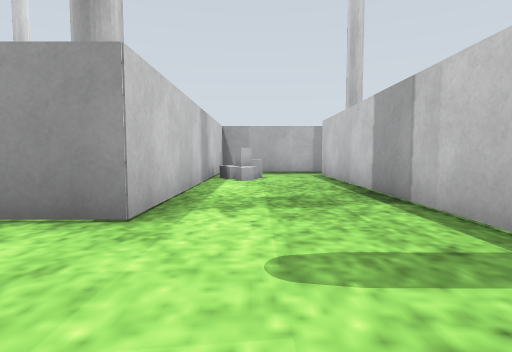
View 1 (above)

12 first-person views from a walk through a Gazebo world. The camera is 0.39 m above the floor, tilts 4° down and sees 80° across. The floor is counted in squares, 0.5 m on a side. Each view is taken from the middle of a square. On the plan, view 1 faces up. The plan holds only what a view shows up to about 10 squares ahead; the rest is blank. Surface patterns are stand-ins for the level's own textures.

View 2
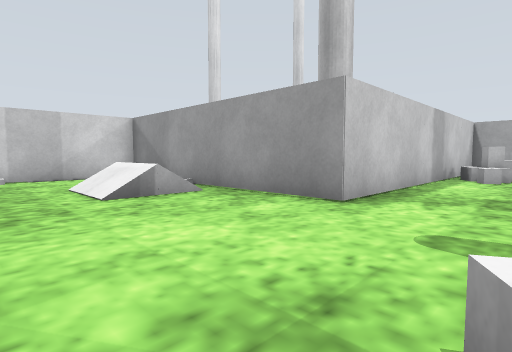

View 3
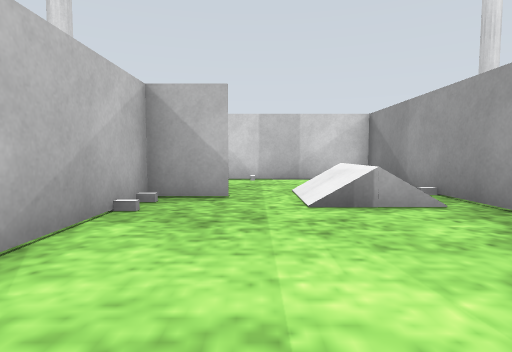

View 4
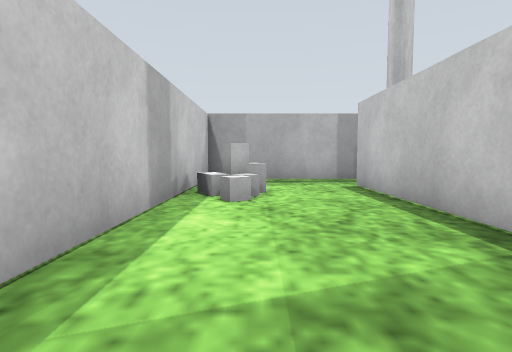

View 5
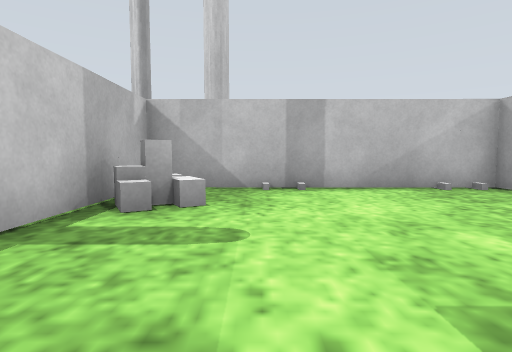

View 6
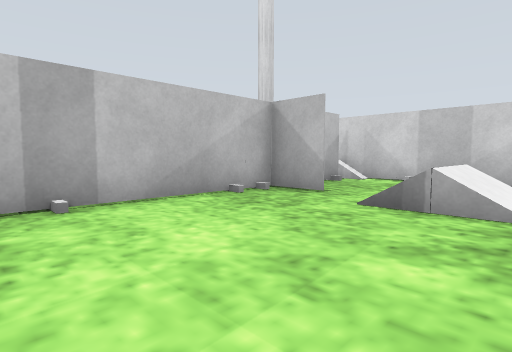

View 7
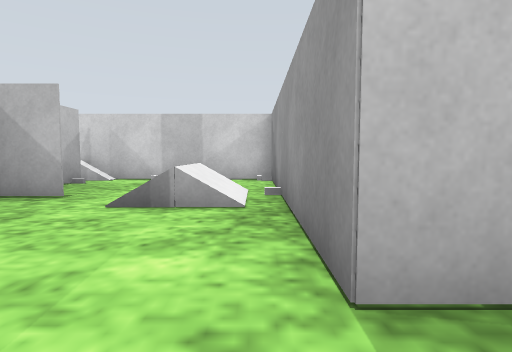

View 8
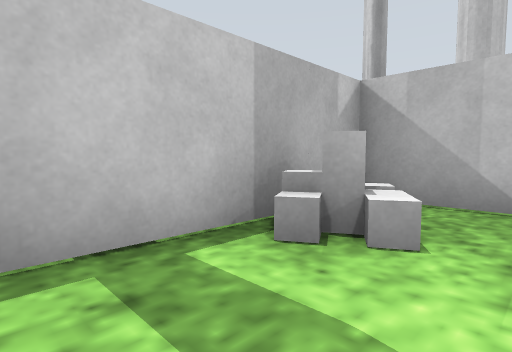

View 9
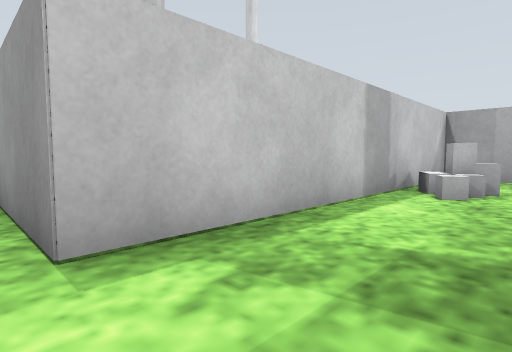

View 10
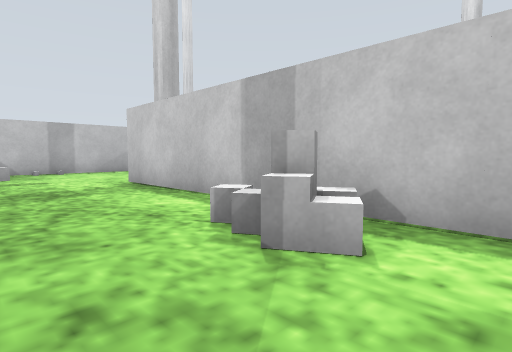

View 11
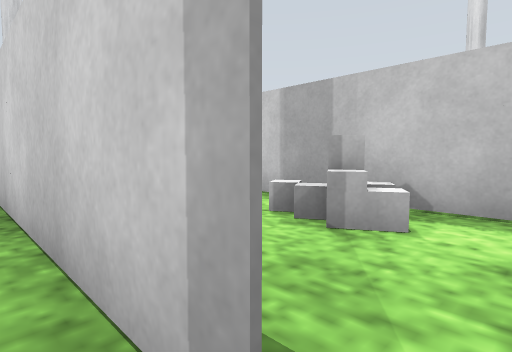

View 12
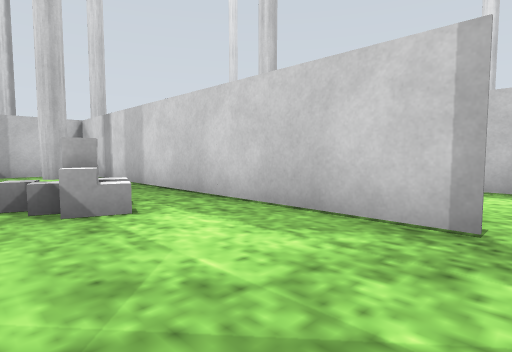

### Floor plan
Key: @ floor where view 1 was taken; # wall or solid block; . floor; / step, stairs or slope; B barrel; R ramp; O other object.
Columns run from 10 left of view 1 to 6 right of it. Each row starts with its distance up from view 1.
 14         #  ...
 13         ######B
 12         #........
 11         #.O.#...
 10         #OO.#...
  9         #.O.#...
  8         #...#..O
  7         #...#.OO#
  6         #...#..
  5         B...#.
  4     ####B...#.
  3 ########....#.
  2 O.    ......#.B
  1 O...//......O..
  0 #.........@OO..
 -1 #...#.......O###
 -2 #R############
 -3            B
 -4
 -5
 -6 BB

Positions as (right, up) in squares from view 1, and headings:
1: (0, 0), facing up
2: (1, -1), facing up-left
3: (0, 0), facing left
4: (0, 4), facing up
5: (0, 5), facing down
6: (0, 3), facing down-left
7: (0, 3), facing left
8: (0, 3), facing down-right
9: (1, 3), facing up-left
10: (2, 12), facing down-left
11: (3, 12), facing down-left
12: (6, 12), facing down-left
